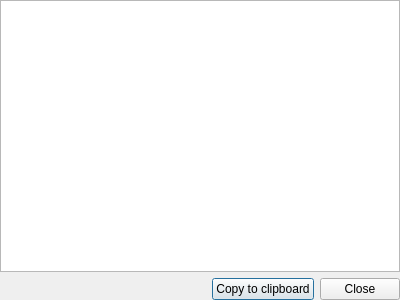
<?xml version="1.0" encoding="UTF-8"?>
<ui version="4.0">
 <class>Output</class>
 <widget class="QDialog" name="Output">
  <property name="geometry">
   <rect>
    <x>0</x>
    <y>0</y>
    <width>400</width>
    <height>300</height>
   </rect>
  </property>
  <property name="windowTitle">
   <string>Output</string>
  </property>
  <property name="windowIcon">
   <iconset resource="../../resources.qrc">
    <normaloff>:/about/app-icon</normaloff>:/about/app-icon</iconset>
  </property>
  <property name="locale">
   <locale language="English" country="UnitedStates"/>
  </property>
  <layout class="QVBoxLayout" name="inner">
   <property name="leftMargin">
    <number>0</number>
   </property>
   <property name="topMargin">
    <number>0</number>
   </property>
   <property name="rightMargin">
    <number>0</number>
   </property>
   <property name="bottomMargin">
    <number>0</number>
   </property>
   <item>
    <widget class="QPlainTextEdit" name="text">
     <property name="readOnly">
      <bool>true</bool>
     </property>
    </widget>
   </item>
   <item>
    <layout class="QHBoxLayout" name="bottom">
     <item>
      <spacer name="spacer">
       <property name="orientation">
        <enum>Qt::Horizontal</enum>
       </property>
       <property name="sizeHint" stdset="0">
        <size>
         <width>40</width>
         <height>20</height>
        </size>
       </property>
      </spacer>
     </item>
     <item>
      <widget class="QPushButton" name="copy">
       <property name="text">
        <string>Copy to clipboard</string>
       </property>
      </widget>
     </item>
     <item>
      <widget class="QPushButton" name="close">
       <property name="locale">
        <locale language="English" country="UnitedStates"/>
       </property>
       <property name="text">
        <string>Close</string>
       </property>
      </widget>
     </item>
    </layout>
   </item>
  </layout>
 </widget>
 <resources>
  <include location="../../resources.qrc"/>
 </resources>
 <connections/>
</ui>
